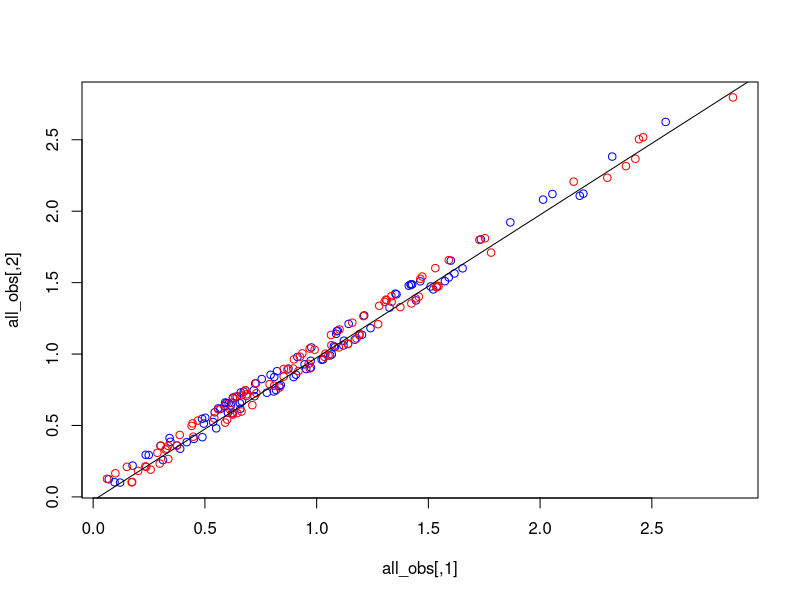
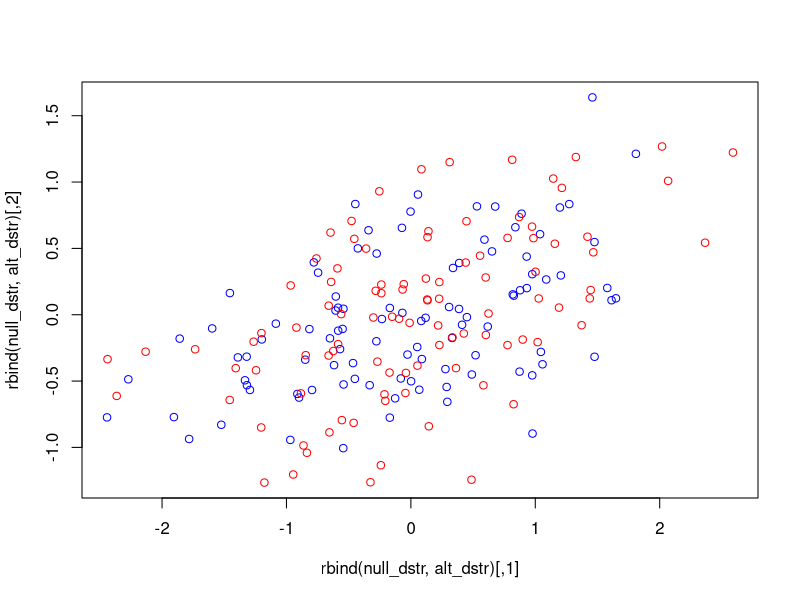

The R script that drew these images, in order: (Note: this script raises an error after producing the figures.)
## This script was written in order to look at what detectable alternatives looked like
## visually (the distributions look very similar).  I was also interested in looking at
## How similar the histograms of the distance from the null and alternative look between
## the two generated datasets (null and alternative).  

null_dstr <- MASS::mvrnorm(n = 100, mu = rep(0, 2), Sigma = matrix(c(1, 0.3, 1, 0.3), nrow = 2))
alt_dstr <- MASS::mvrnorm(n = 100, mu = rep(0.05, 2), Sigma = matrix(c(1, 0.3, 1, 0.3), nrow = 2))
new_obs <- function(x) return(c((x[1] ** 2 + x[2] ** 2)**(1/2), 
                                ((x[1] - 0.05) ** 2 + (x[2] - 0.05) ** 2)**(1/2)))
shft_null <- t(apply(null_dstr, 1, new_obs))
shft_alt <- t(apply(alt_dstr, 1, new_obs))
all_obs <- rbind(shft_null, shft_alt)
plot(all_obs, col = rep(c("blue", "red"), each = 100))
all_data <- as.data.frame(cbind("Y" = rep(c(0, 1), each = 100), all_obs))
summary(lm(Y~., data = all_data))
svm_obj <- e1071::svm(Y~., data = all_data)
lines(c(0, 3), c(-0.025, 3- 0.025))
plot(rbind(null_dstr, alt_dstr), col = rep(c("blue", "red"), each = 100))


null_dstr <- MASS::mvrnorm(n = 100000, mu = rep(0, 2), Sigma = matrix(c(1, 0.3, 1, 0.3), nrow = 2))
alt_dstr <- MASS::mvrnorm(n = 100000, mu = rep(0.05, 2), Sigma = matrix(c(1, 0.3, 1, 0.3), nrow = 2))
shft_null <- t(apply(null_dstr, 1, new_obs))
shft_alt <- t(apply(alt_dstr, 1, new_obs))
apply(shft_null, 2, mean)
apply(shft_alt, 2, mean)
mean(shft_null[, 1] > shft_null[, 2])
mean(shft_alt[, 1] > shft_alt[, 2])

mean()